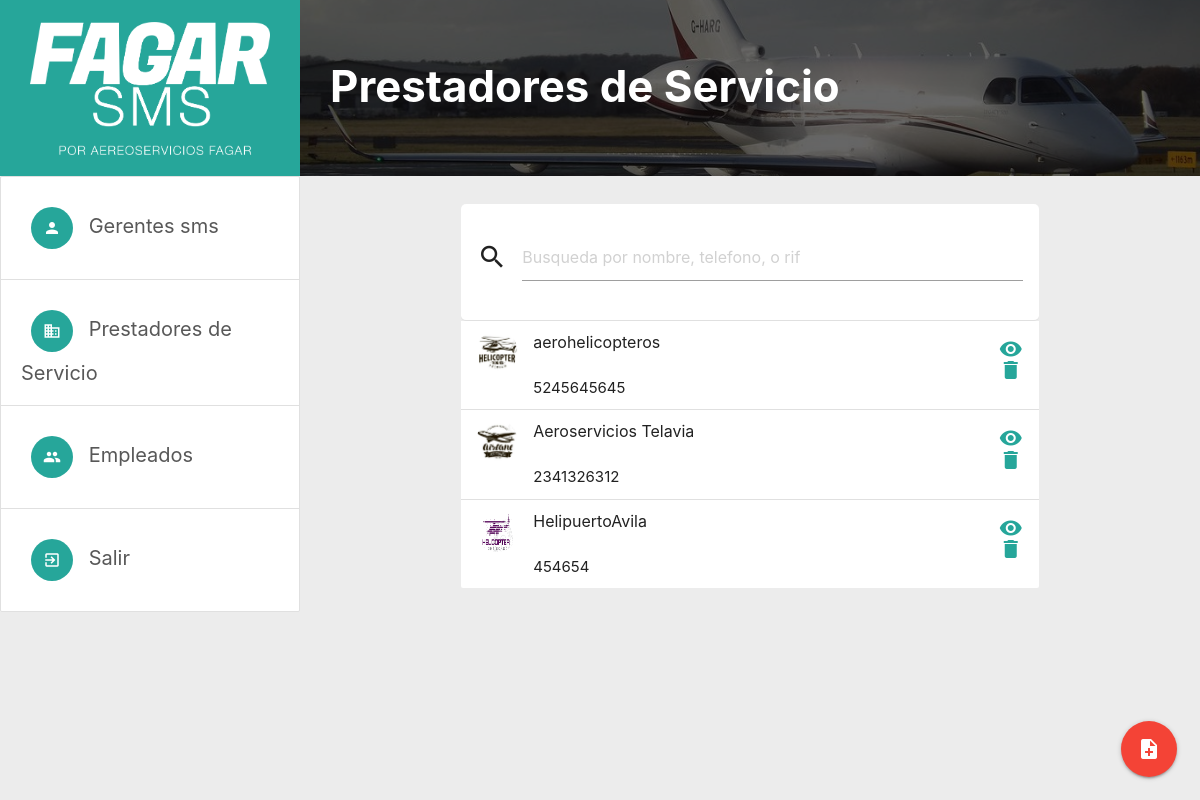
Page /dashboard/companys-list/ on the committed database.
### users/models.py (models this page shows)
class Company(models.Model):
    company_sms_manager = models.ForeignKey(SmsManager, on_delete=models.CASCADE, related_name='managed_by')
    name                = models.CharField(max_length=100)
    type_of_company     = models.CharField(max_length=1, choices=TYPE_OF_COMPANY, blank=True)
    phone               = models.PositiveBigIntegerField(null=False, default=0)
    company_logo        = models.ImageField(upload_to='companys/company_logos/', default='companys/company_logos/default_company_logo.png')
    rif                 = models.PositiveBigIntegerField(null=False, default=0)
    company_mail        = models.EmailField(blank=False, default='mail@mail.com')

### superuser/views.py (the view)
# urls.py: path('dashboard/companys-list/', AdminCompanyListView.as_view(), name='company-list'),
class AdminCompanyListView(ListView):
    model = Company
    ordering = ('name')
    paginate_by = 10
    context_object_name = 'companys'
    template_name = 'superuser/organization/organizationList.html'
    def get_queryset(self):
        queryset = Company.objects.all()
        return queryset

### superuser/templates/superuser/organization/organizationList.html
{% extends '../AdminDashboard.html' %}
{% load static %}
{% block dashboard %}
{% include './organizationHeader.html' %}
<div class="col m2 hide-on-med-and-down">
</div>
<div class="col s12 m8 center-by-margin">
    <div class="fixed-action-btn">
        <a class="btn-floating btn-large waves-effect waves-light red tooltipped" data-position="top" data-tooltip="Crear Prestador de Servicios" href="{% url 'superuser:company-create' %}">
            <i class="material-icons">note_add</i>
        </a>
    </div>
    <ul class="collection with-header mb-mobile-for-floating-btn">
        <li class="collection-header">
            <div class="input-field">
                <i class="material-icons prefix">search</i>
                <input type="text" placeholder="Busqueda por nombre, telefono, o rif">
            </div>
        </li>
        {% for instance in companys.all %}
        <li class="collection-item avatar">
            <img src="{{ instance.company_logo.url }}" alt="" class="circle">
            <span class="title">{{ instance.name }} {{ instance.last_name }}</span>
            <p>{{ instance.user }}<br>
                {{ instance.phone }}
            </p>
            <a href="{% url 'superuser:company-detail' instance.id %}" class="secondary-content tooltipped" data-position="top" data-tooltip="ver y editar">
                <i class="material-icons">remove_red_eye</i>
            </a>
            <a href="#!" class="secondary-content tooltipped" data-position="top" data-tooltip="Eliminar" style="top: 2.5rem;">
                <i class="material-icons">delete</i>
            </a>
          </li>
        {% endfor %}
      </ul>
</div>
<div class="col m2 hide-on-med-and-down">
</div>
{% endblock %}

### static/css/util.css (style rules this page uses)
.center-by-margin { margin-left: auto !important; margin-right: auto !important; }

### static/css/newstyles.css (style rules this page uses)
html { background-color: #ececec; }
.main-content .main-content-center > .row, .card.horizontal, .collection-header { padding: 16px !important; background-color: #fff !important; border-radius: 5px !important; }
.main-content .collection.with-header { border: none !important; }
.main-content .main-content-center > .row *, .card.horizontal, .collection-header { box-shadow: none !important; }

### rows in the picture
Company: company_logo (picture), name "aerohelicopteros", phone "5245645645"
Company: company_logo (picture), name "Aeroservicios Telavia", phone "2341326312"
Company: company_logo (picture), name "HelipuertoAvila", phone "454654"
